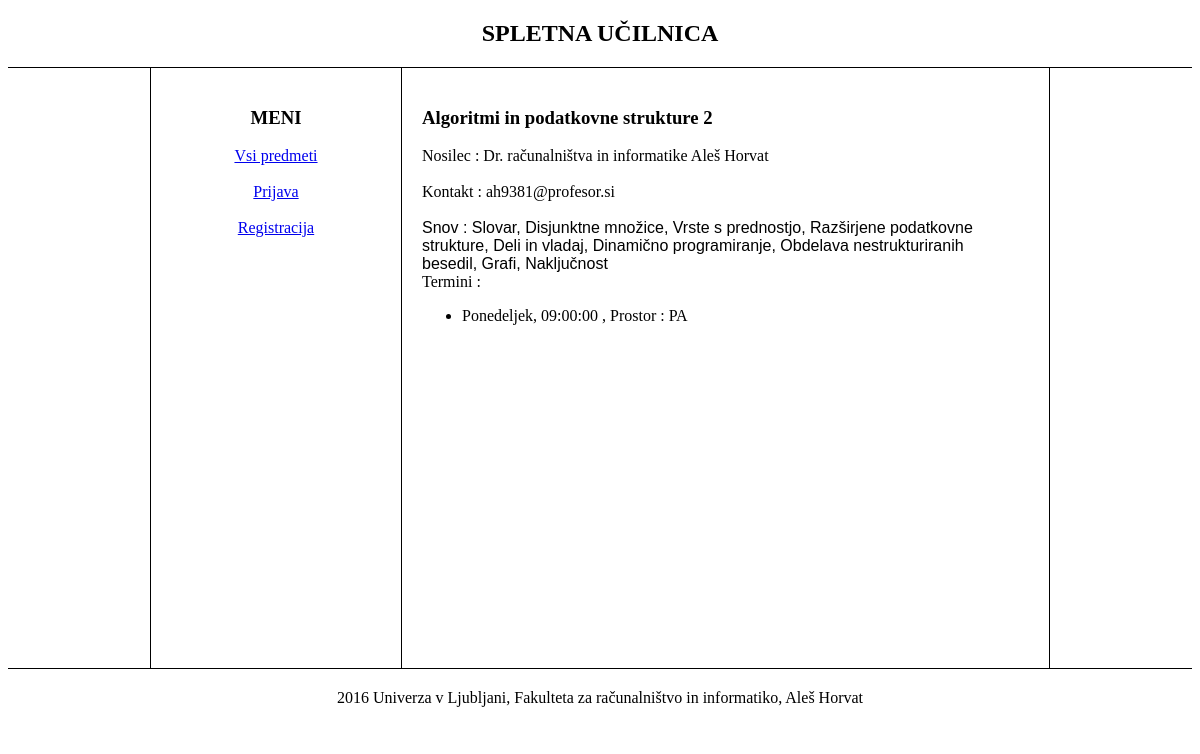
Page /Podrobnosti_predmeta.php?id=2 on the committed database.
### tables this page shows
CREATE TABLE `predmet` (
  `idPredmet` int(20) NOT NULL,
  `idProfesor` int(20) NOT NULL,
  `Opis` text NOT NULL,
  `Naslov` varchar(50) NOT NULL
);

CREATE TABLE `profesor` (
  `idProfesor` int(20) NOT NULL,
  `ime` varchar(50) NOT NULL,
  `priimek` varchar(50) NOT NULL,
  `datumRojstva` date NOT NULL,
  `naziv` varchar(50) NOT NULL,
  `geslo` varchar(50) NOT NULL,
  `email` varchar(50) NOT NULL
);

CREATE TABLE `termin` (
  `idTermin` int(20) NOT NULL,
  `cas` time NOT NULL,
  `dan` varchar(50) NOT NULL,
  `prostor` varchar(50) NOT NULL,
  `idPredmet` int(20) NOT NULL
);

### Podrobnosti_predmeta.php (the view, shortened to what this page needs)
<!DOCTYPE html>
<html>
<head>
	<link rel="stylesheet" type="text/css" href="styles/style.css">
</head>
<body>
	<header>
		<h2>SPLETNA UČILNICA</h2>
	</header>
	<div id="content">
		<div id="mainPage">
			<div id="leftSide">
				<h3>MENI</h3>
				<div id="menuLinks">
					<?php
						if(isset($_SESSION["prijava"]) && !empty($_SESSION["prijava"])){
							echo $_SESSION["prijava"] . "<br><br>";?>
							<a href="index.php">Vsi predmeti</a> <br><br>
							<a href="index.php?predmeti=moji">Moji predmeti</a> <br><br>
							<?php
							if($_SESSION["pravice"] == "profesor"){
								?><a href="DodajPredmet.php">Dodaj predmet</a> <br><br><?php
							}
							?>
							<a href="LogoutScript.php">Odjava</a> <br><br>
							<?php
						}else{
							?>
							<a href="index.php">Vsi predmeti</a> <br><br>
							<a href="Prijava.php">Prijava</a> <br><br>
							<a href="Registracija.php">Registracija</a> <br><br>
							<?php
						}
					?>
				</div>
			</div>
			<div style="text-align: left;" id="middle">
				<?php
				$db = DBInit::getInstance();
				$statement = $db->prepare("SELECT p.Naslov as naslov, p.Opis as opis, pr.Ime as ime, pr.Priimek as priimek, pr.email as email, pr.naziv as naziv FROM predmet p INNER JOIN profesor pr ON p.idProfesor = pr.idProfesor WHERE idPredmet = :id");
				$statement->bindParam(":id", $_GET["id"]);
				$statement->execute();
				$result = $statement->fetch();
				$statement2 = $db->prepare("SELECT cas as cas, dan as dan, prostor as prostor FROM termin WHERE idPredmet = :id");
				$statement2->bindParam(":id", $_GET["id"]);
				$statement2->execute();
				$result2 = $statement2->fetchAll();
				?>
				<h3><?php echo $result["naslov"] ?></h3>
				Nosilec : <?php echo $result["naziv"] . " " . $result["ime"] . " " . $result["priimek"] ?><br><br>
				Kontakt : <?php echo $result["email"] ?> <br><br>
				<div class="podrobnostiOpis">
					<?php echo $result["opis"] ?>
				</div>
				<br><br>Termini : <br>
				<ul>
				<?php
				foreach($result2 as $row){
					echo "<li>" . $row["dan"] . ", " . $row["cas"] . " , Prostor : " . $row["prostor"] . "</li>";
				}
				?>
				</ul>
			</div>
		</div>
	</div>
	<footer>
		2016 Univerza v Ljubljani, Fakulteta za računalništvo in informatiko, Aleš Horvat
	</footer>
</body>
</html>

### styles/style.css (style rules this page uses)
header { text-align: center; border-bottom: 1px solid black; }
footer { text-align: center; border-top: 1px solid black; padding-top: 20px; padding-bottom: 20px; }
#content { margin-left: auto; margin-right: auto; width: 900px; min-height: 600px; text-align: center; }
#mainPage { width: 888px; min-height: 600px; padding-right: 10px; margin-left: auto; margin-right: auto; border-left : 1px solid black; border-right : 1px solid black; }
#leftSide { float : left; min-height : 560px; width : 250px; padding-top: 20px; padding-bottom: 20px; border-right: 1px solid black; text-align: center; }
#middle { float : left; width : 597px; padding-left: 20px; padding-top : 20px; padding-right: 20px; }
.podrobnostiOpis { float : left; width : 585px; font-family: sans-serif; }

### rows in the picture
predmet: Naslov "Algoritmi in podatkovne strukture 2", idProfesor.naziv "Dr. računalništva in informatike", idProfesor.ime "Aleš", idProfesor.priimek "Horvat", idProfesor.email "ah9381@profesor.si", Opis "Snov : Slovar, Disjunktne množice, Vrste s prednostjo, Razširjene podatkovne strukture, Deli in vladaj, Dinamično programiranje, Obdelava nestrukturiranih besedil, Grafi, Naključnost"
termin: dan "Ponedeljek", cas "09:00:00", prostor "PA"
